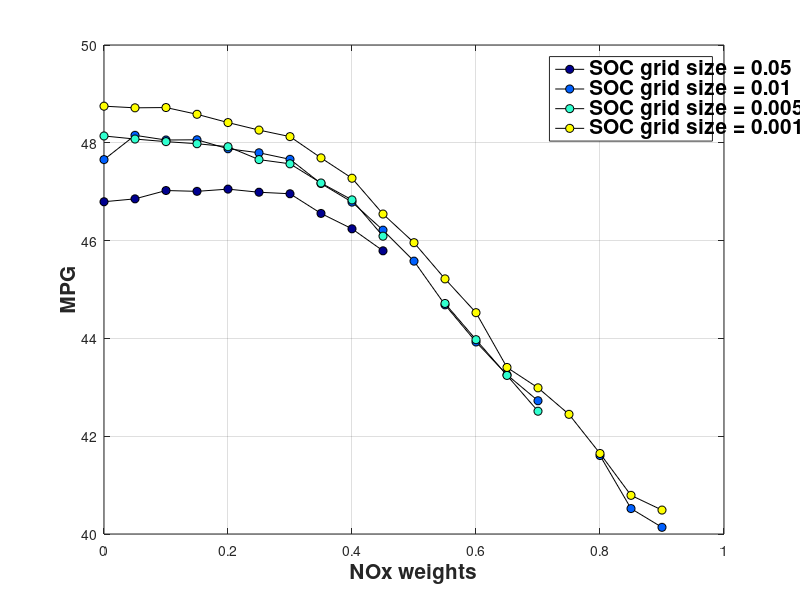
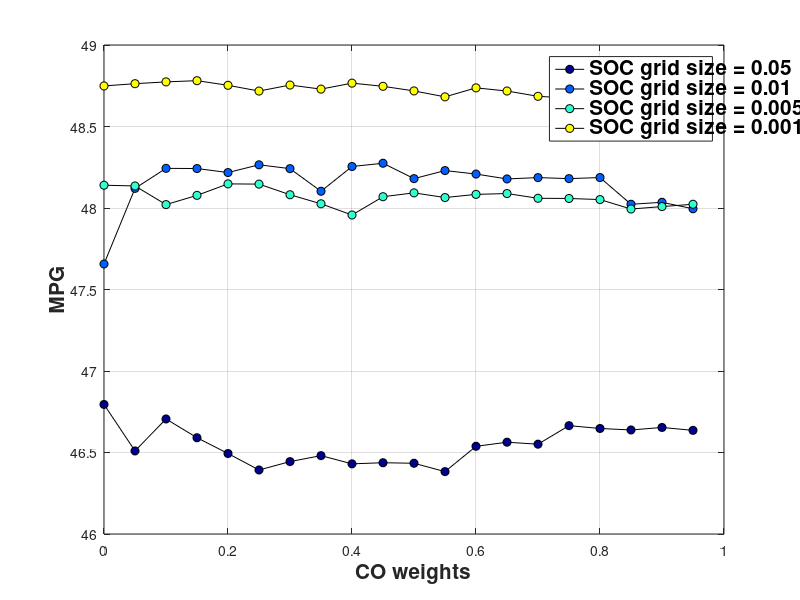
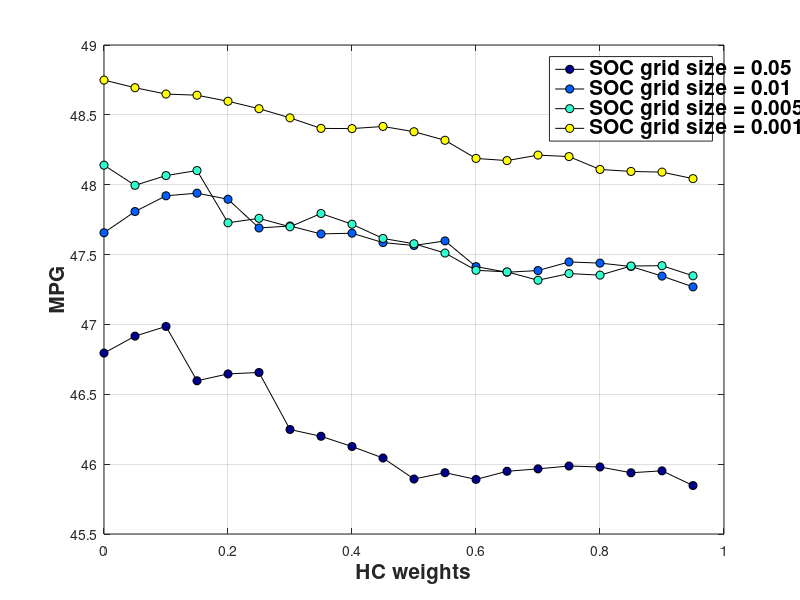
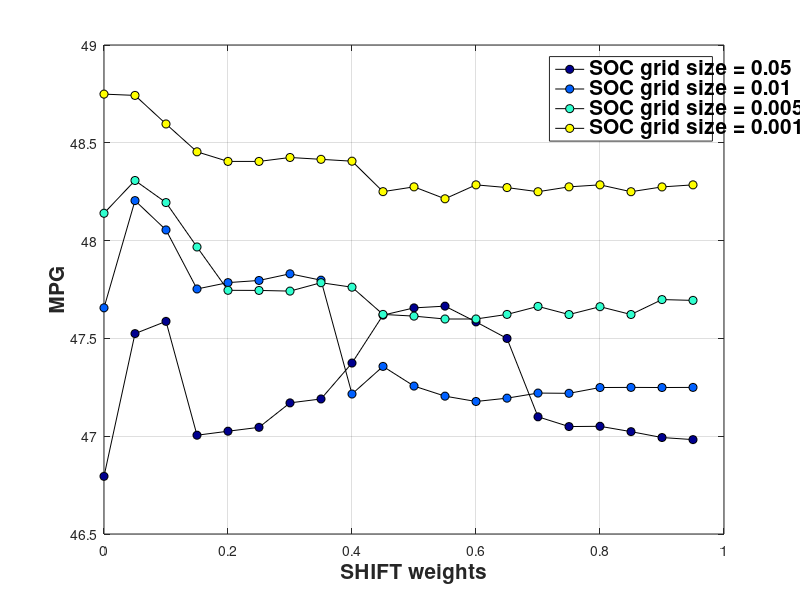

MATLAB code to generate these figures, in order:
clear;
clf;
close all;
C = jet;
h = 14;
r=6;
t = 10;
q = 12;  % For colors
start = 1;
stop = 10;
for i = [start,2,3,4];
    if i == 1
        load SOC_grid_05_trq_1_NM_HWFET;
        c = 'SOC grid size = 0.05';
    elseif i == 2
        load SOC_grid_01_trq_1_NM_HWFET;
        c = 'SOC grid size = 0.01';
    elseif i == 3
        load SOC_grid_005_trq_1_NM_HWFET;
        c = 'SOC grid size = 0.005';
    elseif i == 4
        load SOC_grid_001_trq_1_NM_HWFET;
        c = 'SOC grid size = 0.001';
    elseif i == 5
        load SOC_grid_001_trq_1_Nm_HWFET;
        c = 'SOC grid size = 0.001';
    elseif i == 6
        load SOC_grid_005_interp;
        c = '0.005 lin. interp';
    elseif i == 7
        load SOC_grid_001_interp;
        c = '0.001 lin. interp.';
    elseif i == 8
        load SOC_grid_0005_interp;
        c = '0.0005 lin. interp.';
    elseif i == 9
        load SOC_grid_005_interp_cubic;
        c = '0.005 cubic interp.';
    elseif i == 10
        load SOC_grid_0005_interp_cubic;
        c = '0.0005 cubic. interp.';
    elseif i == 11;
        load SOC_grid_005_interp_full_cyc;
        c = '0.005 line. interp FULL';
    elseif i == 12;
        load SOC_grid_005_interp_lower_weights;
        c = '0.005 line. interp Lower weights';
    elseif i == 13;
        load SOC_grid_005_interp_full_cyc_smooth;
        c = '0.005 line. interp Full CYC Smoothed Data';
    else
        load SOC_grid_001_interp_full_cyc_smooth;
        c = '0.001 line. interp Full CYC Smoothed Data';
    end
    
    if i == start
        leg = {c};
        a = 1;
    else
        leg = {leg{1:a}, c};
        a = a+1;
    end
    
    figure(1)
    plot(result.a1(1,:),result.mpg(1,:),'-ko',...
        'LineWidth',0.5,...
        'MarkerEdgeColor','k',...
        'MarkerFaceColor',C(a+(a-1)*q,:),...
        'MarkerSize',r)
    grid on
    ylabel('MPG')
    xlabel('NOx weights')
    legend(leg{1:a})
    set(findall(gcf,'type','text'),'FontSize',15,'fontWeight','bold')
    hold on
    
    figure(2)
    plot(result.a2(2,:),result.mpg(2,:),'-ko',...
        'LineWidth',0.5,...
        'MarkerEdgeColor','k',...
        'MarkerFaceColor',C(a+(a-1)*q,:),...
        'MarkerSize',r)
    grid on
    ylabel('MPG')
    xlabel('CO weights')
    legend(leg{1:a})
    set(findall(gcf,'type','text'),'FontSize',15,'fontWeight','bold')
    hold on
    
    figure(3)
    plot(result.a3(3,:),result.mpg(3,:),'-ko',...
        'LineWidth',0.5,...
        'MarkerEdgeColor','k',...
        'MarkerFaceColor',C(a+(a-1)*q,:),...
        'MarkerSize',r)
    grid on
    ylabel('MPG')
    xlabel('HC weights')
    legend(leg{1:a})
    set(findall(gcf,'type','text'),'FontSize',15,'fontWeight','bold')
    hold on
    
    figure(4)
    plot(result.shift(4,:),result.mpg(4,:),'-ko',...
        'LineWidth',0.5,...
        'MarkerEdgeColor','k',...
        'MarkerFaceColor',C(a+(a-1)*q,:),...
        'MarkerSize',r)
    grid on
    ylabel('MPG')
    xlabel('SHIFT weights')
    legend(leg{1:a})
    set(findall(gcf,'type','text'),'FontSize',15,'fontWeight','bold')
    hold on
    
    figure(6)
    plot(result.eng(5,:),result.mpg(5,:),'-ko',...
        'LineWidth',0.5,...
        'MarkerEdgeColor','k',...
        'MarkerFaceColor',C(a+(a-1)*q,:),...
        'MarkerSize',r)
    grid on
    ylabel('MPG')
    xlabel('ENG weights')
    legend(leg{1:a})
    set(findall(gcf,'type','text'),'FontSize',15,'fontWeight','bold')
    hold on
end

hold off
set(findall(gcf,'type','text'),'FontSize',15,'fontWeight','bold')

